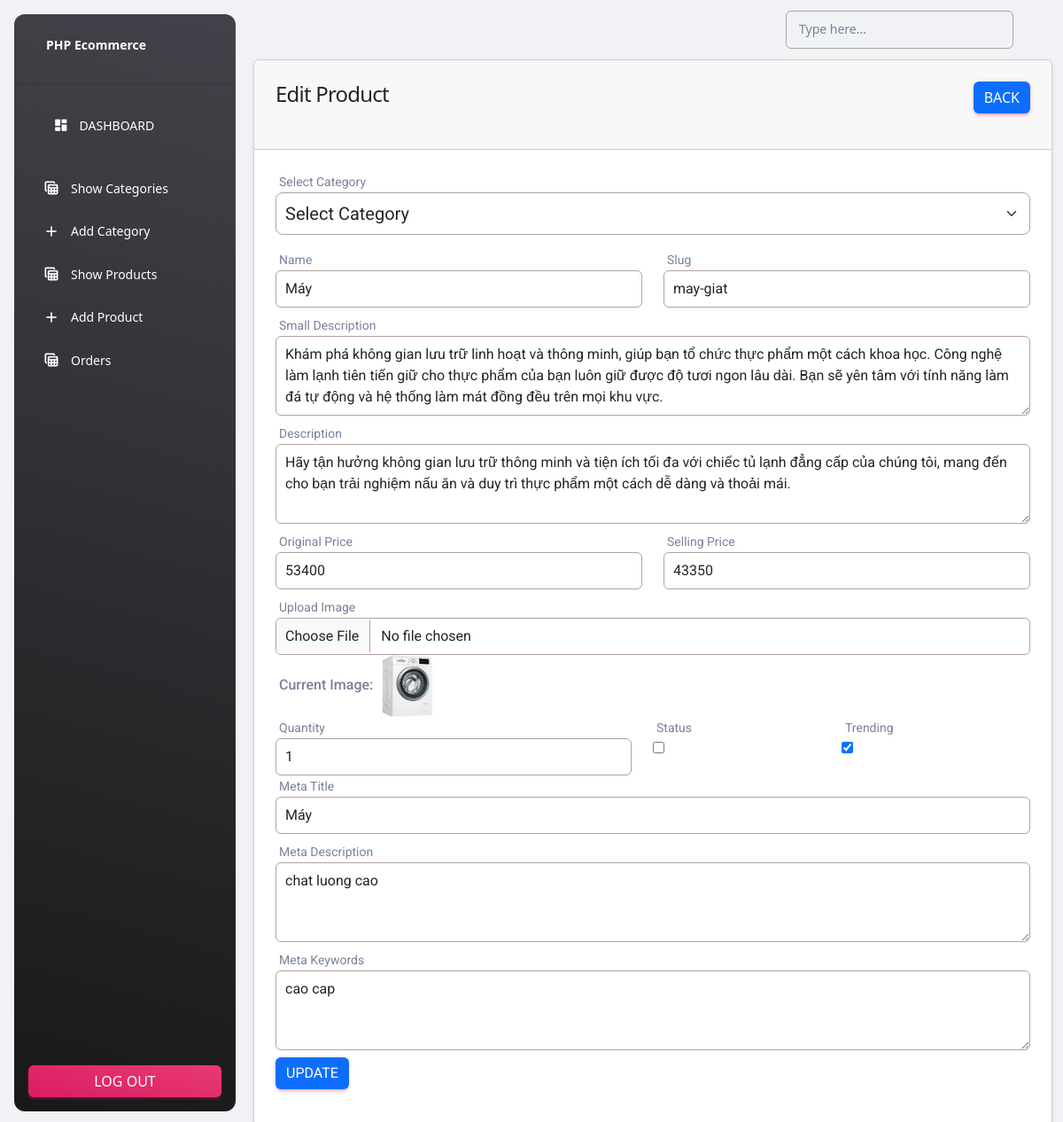
The page /admin/edit_product.php?id=2 (signed in) on the database its author committed.
### tables this page shows
CREATE TABLE `tbl_product` (
  `id` int(11) NOT NULL,
  `category_id` int(11) NOT NULL,
  `name` text NOT NULL,
  `slug` varchar(191) NOT NULL,
  `small_description` mediumtext NOT NULL,
  `description` mediumtext NOT NULL,
  `original_price` int(11) NOT NULL,
  `selling_price` int(11) NOT NULL,
  `image` varchar(191) NOT NULL,
  `qty` int(11) NOT NULL,
  `status` tinyint(4) NOT NULL,
  `trending` tinyint(4) NOT NULL,
  `meta_title` varchar(191) NOT NULL,
  `meta_keywords` mediumtext NOT NULL,
  `meta_description` mediumtext NOT NULL,
  `created_at` timestamp NOT NULL DEFAULT current_timestamp()
);

### function/myfunction.php (called while the page is built, shortened)
<?php
    include '../config/dbcon.php';
    function getByID($table, $id){
        global $con;
        $query = "SELECT * FROM $table WHERE id = '$id'";
        return $query_run = mysqli_query($con, $query);
    }
?>

### admin/edit_product.php (the view, shortened to what this page needs)
<?php
    include('includes/header.php');
?>
<div class="container">
    <div class="row">
        <div class="col-md-12">
            <?php
                if(isset($_GET['id'])){
                    $id = $_GET['id'];
                    $product = getByID("tbl_product", $id);
                    if(mysqli_num_rows($product) > 0){
                        $data = mysqli_fetch_array($product);
                        ?>
                            <div class="card">
                                <div class="card-header">
                                    <h4>Edit Product
                                    <a href="products.php" class="btn btn-primary float-end">Back</a>
                                    </h4>
                                </div>
                                <div class="card-body">
                                    <form action="code.php" method="POST" enctype="multipart/form-data">
                                        <div class="row">
                                            <div class="col-md-12">
                                                <label class="mb-0" >Select Category</label>
                                                <select name="category_id" class="form-select form-select-lg mb-3">
                                                    <option selected>Select Category</option>
                                                </select>
                                            </div>
                                            <div class="col-md-6">
                                                <label class="mb-0">Name</label>
                                                <input type="text" name="name" value=<?= $data['name']?> class="form-control mb-2" required>
                                            </div>
                                            <div class="col-md-6">
                                                <label class="mb-0">Slug</label>
                                                <input type="text" name="slug" value=<?= $data['slug']?> class="form-control mb-2" required>
                                            </div>
                                            <div class="col-md-12">
                                                <label class="mb-0">Small Description</label>
                                                <textarea name="small_description" rows="3" class="form-control mb-2" required><?= $data['small_description']?></textarea>
                                            </div>
                                            <div class="col-md-12">
                                                <label class="mb-0">Description</label>
                                                <textarea name="description" rows="3" class="form-control mb-2" required><?= $data['description']?></textarea>
                                            </div>
                                            <div class="col-md-6">
                                                <label class="mb-0">Original Price</label>
                                                <input type="text" name="original_price" value=<?= $data['original_price']?> class="form-control mb-2" required>
                                            </div>
                                            <div class="col-md-6">
                                                <label class="mb-0">Selling Price</label>
                                                <input type="text" name="selling_price" value=<?= $data['selling_price']?> class="form-control mb-2" required>
                                            </div>
                                            <div class="col-md-12">
                                                <label class="mb-0">Upload Image</label>
                                                <input type="file" name="image" class="form-control" >
                                                <label class="mb-0"><h6>Current Image:</h6></label>
                                                <img src="../uploads/<?= $data['image']?>" width="70px" height="70px" alt="Product Image">
                                            </div>
                                            <div class="row">
                                                <div class="col-md-6">
                                                    <label class="mb-0">Quantity</label>
                                                    <input type="number" name="qty" value=<?= $data['qty']?> class="form-control" required>
                                                </div>
                                                <div class="col-md-3">
                                                    <label class="mb-0">Status</label> <br>
                                                    <input type="checkbox" name="status" <?= $data['status'] == "0"?'':'checked'?>>
                                                </div>
                                                <div class="col-md-3">
                                                    <label class="mb-0">Trending</label> <br>
                                                    <input type="checkbox" name="trending" <?= $data['trending'] == "0"?'':'checked'?>>
                                                </div>
                                            </div>
                                            <div class="col-md-12">
                                                <label class="mb-0">Meta Title</label>
                                                <input type="text" name="meta_title" value=<?= $data['meta_title']?> class="form-control mb-2" required>
                                            </div>
                                            <div class="col-md-12">
                                                <label class="mb-0">Meta Description</label>
                                                <textarea name="meta_description" rows="3" class="form-control mb-2" required><?= $data['meta_description']?></textarea>
                                            </div>
                                            <div class="col-md-12">
                                                <label class="mb-0">Meta Keywords</label>
                                                <textarea name="meta_keywords" rows="3" class="form-control mb-2" required><?= $data['meta_keywords']?></textarea>
                                            </div>
                                            <div class="col-md-12">
                                                <button type="submit" class="btn btn-primary" name="update_product_btn">Update</button>
                                            </div>
                                        </div>
                                    </form>
                                </div>
                            </div>
                        <?php
                    }else{
                        echo "Product Not Found For Given Id";
                    }
                }else{
                    echo "Id missing from url";
                }
            ?>
        </div>
    </div>
</div>

### admin/includes/header.php (style rules this page uses)
.form-control { border: 1px solid #b3a1a1 !important; padding: 8px 10px; }
.form-select { border: 1px solid #b3a1a1 !important; padding: 8px 10px; }

### rows shown on the page
tbl_product: slug "may-giat", small_description "Khám phá không gian lưu trữ linh hoạt và thông minh, giúp bạn tổ chức thực phẩm một cách khoa học. Công nghệ làm lạnh tiên tiến giữ cho thực phẩm của bạn luôn giữ được độ tươi ngon lâu dài. Bạn sẽ yên tâm với tính năng làm đá tự động và hệ thống làm mát đồng đều trên mọi khu vực.", description "Hãy tận hưởng không gian lưu trữ thông minh và tiện ích tối đa với chiếc tủ lạnh đẳng cấp của chúng tôi, mang đến cho bạn trải nghiệm nấu ăn và duy trì thực phẩm một cách dễ dàng và thoải mái.", original_price "53400", selling_price "43350", image (picture), qty "1", trending "☑", meta_title "Máy", meta_description "chat luong cao", meta_keywords "cao cap"
